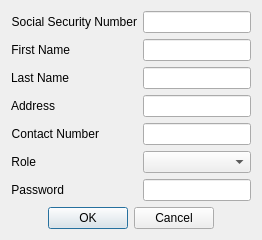
                 <widget class="QWidget" name="W_Worker_FormUsers">
                  <layout class="QVBoxLayout" name="verticalLayout_15">
                   <item>
                    <layout class="QFormLayout" name="FL_Workers_FormUsers">
                     <item row="0" column="0">
                      <widget class="QLabel" name="L_Worker_Users_SSN">
                       <property name="text">
                        <string>Social Security Number</string>
                       </property>
                       <property name="alignment">
                        <set>Qt::AlignRight|Qt::AlignTrailing|Qt::AlignVCenter</set>
                       </property>
                      </widget>
                     </item>
                     <item row="0" column="1">
                      <widget class="QLineEdit" name="LE_Worker_Users_SSN"/>
                     </item>
                     <item row="1" column="0">
                      <widget class="QLabel" name="L_Worker_Users_FName">
                       <property name="text">
                        <string>First Name</string>
                       </property>
                       <property name="alignment">
                        <set>Qt::AlignRight|Qt::AlignTrailing|Qt::AlignVCenter</set>
                       </property>
                      </widget>
                     </item>
                     <item row="1" column="1">
                      <widget class="QLineEdit" name="LE_Worker_Users_FName"/>
                     </item>
                     <item row="2" column="0">
                      <widget class="QLabel" name="L_Worker_Users_LName">
                       <property name="text">
                        <string>Last Name</string>
                       </property>
                       <property name="alignment">
                        <set>Qt::AlignRight|Qt::AlignTrailing|Qt::AlignVCenter</set>
                       </property>
                      </widget>
                     </item>
                     <item row="2" column="1">
                      <widget class="QLineEdit" name="LE_Worker_Users_LName"/>
                     </item>
                     <item row="3" column="0">
                      <widget class="QLabel" name="L_Worker_Users_Address">
                       <property name="text">
                        <string>Address</string>
                       </property>
                       <property name="alignment">
                        <set>Qt::AlignRight|Qt::AlignTrailing|Qt::AlignVCenter</set>
                       </property>
                      </widget>
                     </item>
                     <item row="3" column="1">
                      <widget class="QLineEdit" name="LE_Worker_Users_Address"/>
                     </item>
                     <item row="4" column="0">
                      <widget class="QLabel" name="L_Worker_Users_ContactNumber">
                       <property name="text">
                        <string>Contact Number</string>
                       </property>
                       <property name="alignment">
                        <set>Qt::AlignRight|Qt::AlignTrailing|Qt::AlignVCenter</set>
                       </property>
                      </widget>
                     </item>
                     <item row="4" column="1">
                      <widget class="QLineEdit" name="LE_Worker_Users_CpntactNumber"/>
                     </item>
                     <item row="5" column="0">
                      <widget class="QLabel" name="L_Worker_Users_Role">
                       <property name="text">
                        <string>Role</string>
                       </property>
                       <property name="alignment">
                        <set>Qt::AlignRight|Qt::AlignTrailing|Qt::AlignVCenter</set>
                       </property>
                      </widget>
                     </item>
                     <item row="5" column="1">
                      <widget class="QComboBox" name="CB_Workers_Users_Role"/>
                     </item>
                     <item row="6" column="0">
                      <widget class="QLabel" name="L_Worker_Users_Password">
                       <property name="text">
                        <string>Password</string>
                       </property>
                       <property name="alignment">
                        <set>Qt::AlignRight|Qt::AlignTrailing|Qt::AlignVCenter</set>
                       </property>
                      </widget>
                     </item>
                     <item row="6" column="1">
                      <widget class="QLineEdit" name="LE_Worker_Users_Password">
                       <property name="inputMethodHints">
                        <set>Qt::ImhHiddenText|Qt::ImhNoAutoUppercase|Qt::ImhNoPredictiveText|Qt::ImhSensitiveData</set>
                       </property>
                       <property name="text">
                        <string/>
                       </property>
                       <property name="echoMode">
                        <enum>QLineEdit::Password</enum>
                       </property>
                       <property name="clearButtonEnabled">
                        <bool>false</bool>
                       </property>
                      </widget>
                     </item>
                    </layout>
                   </item>
                   <item>
                    <widget class="QDialogButtonBox" name="BB_Worker_ConfirmationUsers">
                     <property name="standardButtons">
                      <set>QDialogButtonBox::Cancel|QDialogButtonBox::Ok</set>
                     </property>
                     <property name="centerButtons">
                      <bool>true</bool>
                     </property>
                    </widget>
                   </item>
                  </layout>
                 </widget>
